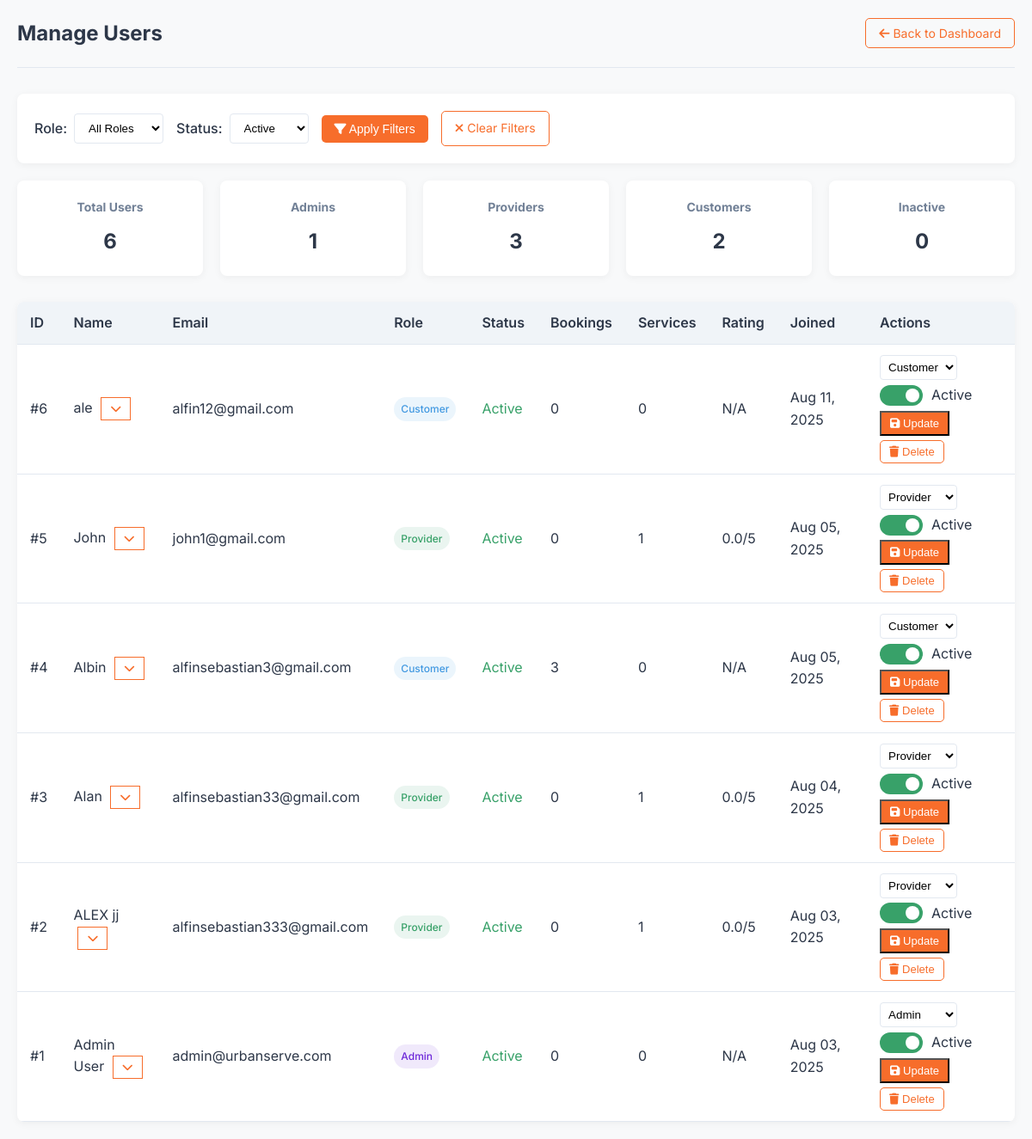
The app's page /localservice-main/users.php (signed in) with its own data.
### tables this page shows
CREATE TABLE `users` (
  `id` int(11) NOT NULL,
  `name` varchar(100) NOT NULL,
  `email` varchar(100) NOT NULL,
  `password` varchar(255) NOT NULL,
  `role` enum('admin','provider','customer') NOT NULL,
  `phone` varchar(20) NOT NULL,
  `address` text NOT NULL,
  `city` varchar(100) NOT NULL,
  `state` varchar(100) NOT NULL,
  `pincode` varchar(20) NOT NULL,
  `profile_image` varchar(255) DEFAULT NULL,
  `is_active` tinyint(1) DEFAULT 1,
  `created_at` timestamp NOT NULL DEFAULT current_timestamp(),
  `updated_at` timestamp NOT NULL DEFAULT current_timestamp() ON UPDATE current_timestamp()
);

### localservice-main/users.php (the view, shortened to what this page needs)
<?php
include 'db.php';
$filter_status = isset($_GET['status']) && $_GET['status'] === 'inactive' ? 0 : 1;
$query = "
    SELECT
        u.id, u.name, u.email, u.phone, u.role, u.is_active, u.created_at,
        p.avg_rating,
        (SELECT COUNT(*) FROM bookings WHERE user_id = u.id) as booking_count,
        (SELECT COUNT(*) FROM bookings WHERE provider_id = u.id) as service_count
    FROM users u
    LEFT JOIN providers p ON u.id = p.user_id
";
$where = [];
$params = [];
$types = "";
$where[] = "u.is_active = ?";
$params[] = $filter_status;
$types .= "i";
if (!empty($where)) {
    $query .= " WHERE " . implode(" AND ", $where);
}
$query .= " ORDER BY u.created_at DESC";
$stmt = $conn->prepare($query);
if (!empty($params)) {
    $stmt->bind_param($types, ...$params);
}
$stmt->execute();
$users = $stmt->get_result();
$counts = $conn->query("
    SELECT
        COUNT(*) as total,
        SUM(role = 'admin') as admins,
        SUM(role = 'provider') as providers,
        SUM(role = 'customer') as customers,
        SUM(is_active = 0) as inactive
    FROM users
")->fetch_assoc();
?>
<!DOCTYPE html>
<html lang="en">
<head>
    <link rel="stylesheet" href="https://cdnjs.cloudflare.com/ajax/libs/font-awesome/6.4.0/css/all.min.css">
</head>
<body>
    <div class="header">
        <h1>Manage Users</h1>
        <div>
            <a href="admin_dashboard.php" class="btn btn-outline">
                <i class="fas fa-arrow-left"></i> Back to Dashboard
            </a>
        </div>
    </div>
    <form method="GET" class="filter-controls">
        <div class="filter-group">
            <label for="role">Role:</label>
            <select name="role" id="role">
                <option value="">All Roles</option>
            </select>
        </div>
        <div class="filter-group">
            <label for="status">Status:</label>
            <select name="status" id="status">
                <option value="active" <?= $filter_status ? 'selected' : '' ?>>Active</option>
            </select>
        </div>
        <button type="submit" class="btn btn-primary">
            <i class="fas fa-filter"></i> Apply Filters
        </button>
        <a href="users.php" class="btn btn-outline">
            <i class="fas fa-times"></i> Clear Filters
        </a>
    </form>
    <div class="dashboard-cards">
        <div class="card" onclick="filterByRole('')">
            <h3>Total Users</h3>
            <p><?= $counts['total'] ?></p>
        </div>
        <div class="card" onclick="filterByRole('admin')">
            <h3>Admins</h3>
            <p><?= $counts['admins'] ?></p>
        </div>
        <div class="card" onclick="filterByRole('provider')">
            <h3>Providers</h3>
            <p><?= $counts['providers'] ?></p>
        </div>
        <div class="card" onclick="filterByRole('customer')">
            <h3>Customers</h3>
            <p><?= $counts['customers'] ?></p>
        </div>
        <div class="card" onclick="filterByStatus('inactive')">
            <h3>Inactive</h3>
            <p><?= $counts['inactive'] ?></p>
        </div>
    </div>
    <table class="data-table">
        <thead>
            <tr>
                <th>ID</th>
                <th>Name</th>
                <th>Email</th>
                <th>Role</th>
                <th>Status</th>
                <th>Bookings</th>
                <th>Services</th>
                <th>Rating</th>
                <th>Joined</th>
                <th>Actions</th>
            </tr>
        </thead>
        <tbody>
            <?php while ($user = $users->fetch_assoc()): ?>
            <tr>
                <td>#<?= $user['id'] ?></td>
                <td>
                    <?= htmlspecialchars($user['name']) ?>
                    <button onclick="toggleDetails(<?= $user['id'] ?>)" class="btn-sm btn-outline" style="margin-left:5px;">
                        <i class="fas fa-chevron-down"></i>
                    </button>
                </td>
                <td><?= htmlspecialchars($user['email']) ?></td>
                <td>
                    <span class="user-role role-<?= $user['role'] ?>">
                        <?= ucfirst($user['role']) ?>
                    </span>
                </td>
                <td class="status-<?= $user['is_active'] ? 'active' : 'inactive' ?>">
                    <?= $user['is_active'] ? 'Active' : 'Inactive' ?>
                </td>
                <td><?= $user['booking_count'] ?></td>
                <td><?= $user['service_count'] ?? 0 ?></td>
                <td>
                    <?= $user['avg_rating'] ? number_format($user['avg_rating'], 1) . '/5' : 'N/A' ?>
                </td>
                <td><?= date('M d, Y', strtotime($user['created_at'])) ?></td>
                <td>
                    <div class="action-buttons">
                        <form method="POST" style="display:inline;">
                            <select name="role" style="padding: 5px; border-radius: 4px; margin-bottom: 5px;">
                                <option value="admin" <?= $user['role'] === 'admin' ? 'selected' : '' ?>>Admin</option>
                                <option value="provider" <?= $user['role'] === 'provider' ? 'selected' : '' ?>>Provider</option>
                                <option value="customer" <?= $user['role'] === 'customer' ? 'selected' : '' ?>>Customer</option>
                            </select>
                            <div style="display:flex; align-items:center; gap:10px; margin-bottom:5px;">
                                <label class="toggle-switch">
                                    <span class="slider"></span>
                                </label>
                                <span><?= $user['is_active'] ? 'Active' : 'Inactive' ?></span>
                            </div>
                            <button type="submit" name="update_user" class="btn-primary btn-sm">
                                <i class="fas fa-save"></i> Update
                            </button>
                        </form>
                        <form method="POST" style="display:inline;">
                            <button type="submit" name="delete_user" class="btn btn-outline btn-sm"
                                    onclick="return confirm('Are you sure you want to delete this user? This action cannot be undone.');">
                                <i class="fas fa-trash"></i> Delete
                            </button>
                        </form>
                    </div>
                </td>
            </tr>
            <?php endwhile; ?>
        </tbody>
    </table>
</body>
</html>

### localservice-main/users.php (style rules this page uses)
:root { --primary: #f76d2b; --primary-dark: #e05b1a; --secondary: #2d3748; --accent: #f0f4f8; --text: #2d3748; --light-text: #718096; --border: #e2e8f0; --white: #ffffff; --success: #38a169; --warning: #dd6b20; --error: #e53e3e; }
* { margin: 0; padding: 0; box-sizing: border-box; }
body { font-family: 'Inter', sans-serif; background-color: #f8f9fa; color: var(--text); line-height: 1.6; padding: 20px; }
.header { display: flex; justify-content: space-between; align-items: center; margin-bottom: 30px; padding-bottom: 20px; border-bottom: 1px solid var(--border); }
.header h1 { font-size: 24px; color: var(--secondary); }
.btn { padding: 8px 15px; border-radius: 5px; text-decoration: none; font-size: 14px; transition: all 0.3s; cursor: pointer; border: none; }
.btn-primary { background-color: var(--primary); color: white; }
.btn-outline { background-color: transparent; border: 1px solid var(--primary); color: var(--primary); }
.dashboard-cards { display: grid; grid-template-columns: repeat(auto-fill, minmax(200px, 1fr)); gap: 20px; margin-bottom: 30px; }
.card { background-color: var(--white); border-radius: 8px; padding: 20px; box-shadow: 0 2px 10px rgba(0,0,0,0.05); text-align: center; cursor: pointer; transition: transform 0.3s; }
.card h3 { font-size: 14px; color: var(--light-text); margin-bottom: 10px; }
.card p { font-size: 24px; font-weight: 700; color: var(--secondary); }
.filter-controls { background-color: var(--white); padding: 20px; border-radius: 8px; box-shadow: 0 2px 10px rgba(0,0,0,0.05); margin-bottom: 20px; display: flex; flex-wrap: wrap; gap: 15px; align-items: center; }
.filter-group { display: flex; align-items: center; gap: 8px; }
.filter-group label { font-weight: 500; color: var(--secondary); }
select, input { padding: 8px 12px; border: 1px solid var(--border); border-radius: 4px; background-color: var(--white); }
.data-table { width: 100%; border-collapse: collapse; background-color: var(--white); box-shadow: 0 2px 10px rgba(0,0,0,0.05); border-radius: 8px; overflow: hidden; }
.data-table th, .data-table td { padding: 12px 15px; text-align: left; border-bottom: 1px solid var(--border); }
.data-table th { background-color: var(--accent); color: var(--secondary); font-weight: 600; }
.user-role { display: inline-block; padding: 4px 8px; border-radius: 20px; font-size: 12px; font-weight: 500; }
.role-admin { background-color: rgba(109, 40, 217, 0.1); color: #6d28d9; }
.role-provider { background-color: rgba(56, 161, 105, 0.1); color: var(--success); }
.role-customer { background-color: rgba(66, 153, 225, 0.1); color: #4299e1; }
.status-active { color: var(--success); }
.action-buttons { display: flex; gap: 5px; flex-wrap: wrap; }
.btn-sm { padding: 5px 10px; font-size: 13px; }
.toggle-switch { position: relative; display: inline-block; width: 50px; height: 24px; }
.slider { position: absolute; cursor: pointer; top: 0; left: 0; right: 0; bottom: 0; background-color: #ccc; transition: .4s; border-radius: 24px; }
.slider:before { position: absolute; content: ""; height: 16px; width: 16px; left: 4px; bottom: 4px; background-color: white; transition: .4s; border-radius: 50%; }
input:checked + .slider { background-color: var(--success); }
input:checked + .slider:before { transform: translateX(26px); }

### records on screen
users: id "6", name "ale", email "alfin12@gmail.com", role "Customer", is_active "Active", booking_count "0", service_count "0", shows "N/A", created_at "Aug 11, 2025"
users: id "5", name "John", email "john1@gmail.com", role "Provider", is_active "Active", booking_count "0", service_count "1", avg_rating "0.0", created_at "Aug 05, 2025"
users: id "4", name "Albin", email "alfinsebastian3@gmail.com", role "Customer", is_active "Active", booking_count "3", service_count "0", shows "N/A", created_at "Aug 05, 2025"
users: id "3", name "Alan", email "alfinsebastian33@gmail.com", role "Provider", is_active "Active", booking_count "0", service_count "1", avg_rating "0.0", created_at "Aug 04, 2025"
users: id "2", name "ALEX jj", email "alfinsebastian333@gmail.com", role "Provider", is_active "Active", booking_count "0", service_count "1", avg_rating "0.0", created_at "Aug 03, 2025"
users: id "1", name "Admin User", email "admin@urbanserve.com", role "Admin", is_active "Active", booking_count "0", service_count "0", shows "N/A", created_at "Aug 03, 2025"

### other values on screen
$counts['total'] "6"
$counts['admins'] "1"
$counts['providers'] "3"
$counts['customers'] "2"
$counts['inactive'] "0"
